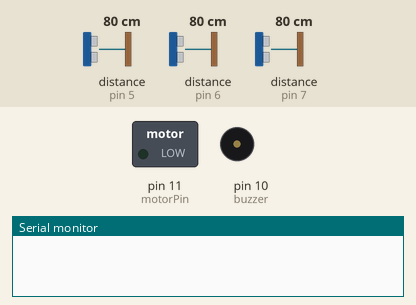
A sketch run on a simulated Arduino Uno, built with avr-gcc and run on an emulated ATmega328P. On the bench: switched loads named in the sketch (green lamp = pin HIGH), buzzer (waves = sounding), the last lines printed to the serial monitor. Wiring (inferred from the names in the program): 3 × ultrasonic range finder: trigger pin 2, echo pin 5 / trigger pin 3, echo pin 6 / trigger pin 4, echo pin 7. Dashed ring = blinking. Inputs (shaded band) come from the test bench; at power-on: distance to the obstacle (sensors on pin 5, pin 6, pin 7) 80 cm. The echo pulse lasts 58.3 µs per cm; pins used as bus, display or sensor lines are not drawn.

Above: at 1.2 s.
1.3 s: distance to the obstacle (sensor on pin 5) set to 34 cm
2.8 s: distance to the obstacle (sensor on pin 5) set to 29 cm
At 2.96 s:
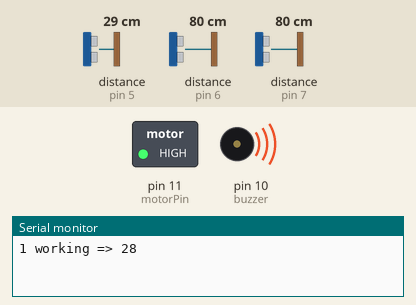
5.8 s: distance to the obstacle (sensor on pin 6) set to 2 cm
At 6.4 s:
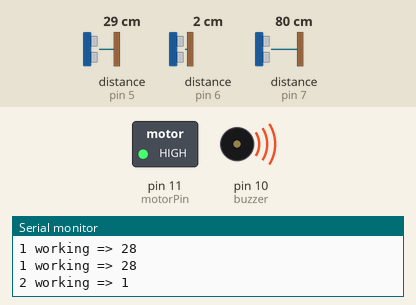
8.8 s: distance to the obstacle (sensor on pin 6) set to 60 cm
At 9.13 s:
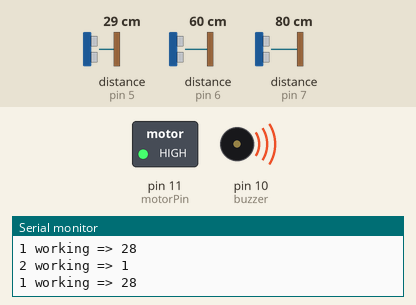
11.8 s: distance to the obstacle (sensor on pin 5) set to 35 cm
At 13.2 s:
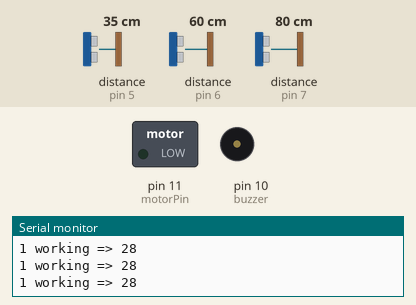
13.5 s: distance to the obstacle (sensor on pin 5) set to 2 cm
At 13.66 s:
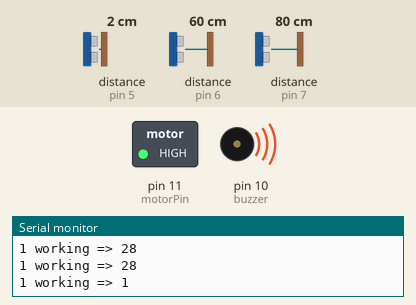
Timing chart, 0 to 17.5 s (numbered marks = the images above; inputs shaded):
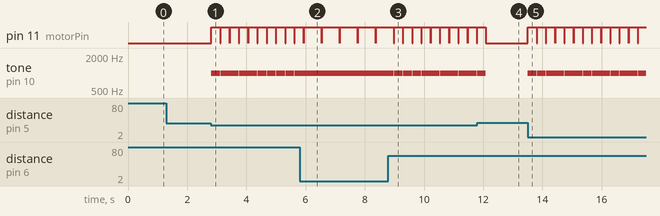

The sketch:

Ultra_Sonic_Waking_Stic.ino
```cpp
// Pin definitions
const int trigPin_1 = 2;
const int echoPin_1 = 5;
const int trigPin_2 = 3;
const int echoPin_2 = 6;
const int trigPin_3 = 4;
const int echoPin_3 = 7;
const int motorPin = 11;
const int buzzer = 10;

// Function to initialize pin modes and serial communication
void setup() {
    pinMode(trigPin_1, OUTPUT);
    pinMode(echoPin_1, INPUT);
    pinMode(trigPin_2, OUTPUT);
    pinMode(echoPin_2, INPUT);
    pinMode(trigPin_3, OUTPUT);
    pinMode(echoPin_3, INPUT);
    pinMode(buzzer, OUTPUT);
    pinMode(motorPin, OUTPUT);

    Serial.begin(9600);
}

// Main loop function
void loop() {
    int sensor_1 = get_distance(trigPin_1, echoPin_1);
    int sensor_2 = get_distance(trigPin_2, echoPin_2);
    int sensor_3 = get_distance(trigPin_3, echoPin_3);

    check_and_actuate(sensor_1, "1 working => ");
    check_and_actuate(sensor_2, "2 working => ");
    check_and_actuate(sensor_3, "3 working => ");
}

// Function to measure distance using ultrasonic sensor
int get_distance(int trig_pin, int echo_pin) {
    digitalWrite(trig_pin, LOW);
    delayMicroseconds(2);
    digitalWrite(trig_pin, HIGH);
    delayMicroseconds(10);
    digitalWrite(trig_pin, LOW);

    long duration = pulseIn(echo_pin, HIGH);
    int distance = duration * 0.034 / 2;

    return distance;
}

// Function to check distance and actuate motor and buzzer if within threshold
void check_and_actuate(int distance, const char* message) {
    if (distance < 30) {
        Serial.print(message);
        Serial.println(distance);

        tone(buzzer, 1000);
        analogWrite(motorPin, 255);
        delay(300);
        noTone(buzzer);
        analogWrite(motorPin, 0);
    }
}
```

Measured:
- the behaviour switches between 31 and 30 cm on distance to the obstacle (sensor on pin 5) (found by bisection; images 0 and 1)
- after the input at 1.3 s, every drawn part: stays the same
- after the input at 2.8 s, pin 11 (motorPin): alternates HIGH for 0.30 s and LOW for 0.01 s, starting at once; tone on pin 10 (buzzer): alternates 1000 Hz for 0.30 s and silent for 0.01 s, starting at once
- after the input at 5.8 s, pin 11 (motorPin): alternates HIGH for 0.60 s and LOW for 0.01 s, starting after 0.74 s; tone on pin 10 (buzzer): alternates 1000 Hz for 0.60 s and silent for 0.01 s, starting after 0.74 s
- after the input at 8.8 s, pin 11 (motorPin): alternates HIGH for 0.30 s and LOW for 0.01 s, starting after 0.49 s; tone on pin 10 (buzzer): alternates 1000 Hz for 0.30 s and silent for 0.01 s, starting after 0.49 s
- after the input at 11.8 s, pin 11 (motorPin): goes on until 12.1 s, then stays LOW; tone on pin 10 (buzzer): goes on until 12.1 s, then stays silent
- after the input at 13.5 s, pin 11 (motorPin): alternates HIGH for 0.30 s and LOW for 0.01 s, starting at once; tone on pin 10 (buzzer): alternates 1000 Hz for 0.30 s and silent for 0.01 s, starting at once
